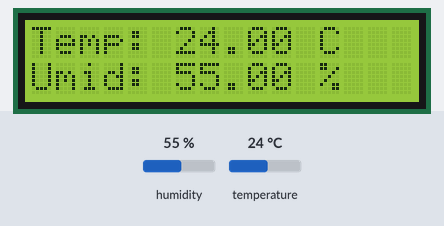
This sketch was run on a simulated Arduino Uno, built with avr-gcc and run on an emulated ATmega328P. Shown: 16×2 character LCD. The test bench sets the inputs (shaded band); at power-on: humidity 55 %, temperature 24 °C.

Above: at 1.2 s.
1.3 s: humidity set to 22 %
At 4.5 s:
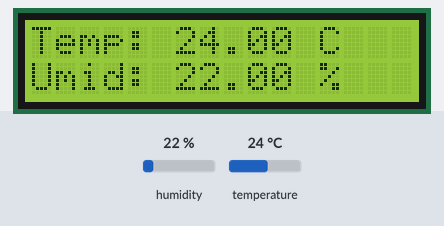
7.7 s: temperature set to 12 °C
At 10.6 s:
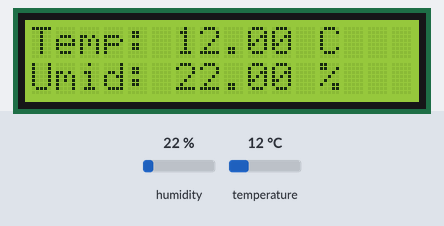
13.7 s: humidity set to 40 %
At 16.6 s:
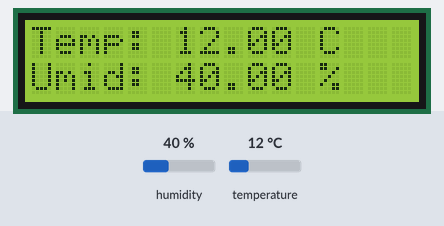
19.8 s: temperature set to 19 °C
At 22.6 s:
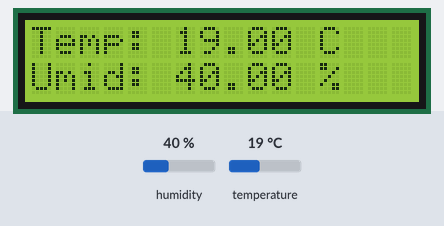
Timing chart, 0 to 24.1 s (numbered marks = the images above; inputs shaded):
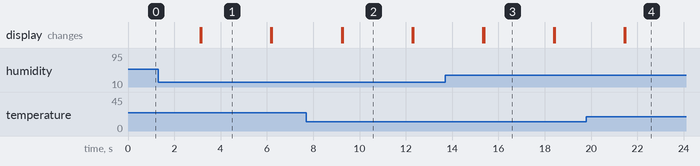

Measured:
- after the input at 1.3 s, the display: first differs from a run without the input after 1.9 s (image 1)
- after the input at 7.7 s, the display: first differs from a run without the input after 1.6 s (image 2)
- after the input at 13.7 s, the display: first differs from a run without the input after 1.7 s (image 3)
- after the input at 19.8 s, the display: first differs from a run without the input after 1.7 s (image 4)
- what the display in image 1 shows lasts 3.0 s, from 3.2 s to 6.2 s

The sketch:

temp.ino
```cpp
#include "dht.h"
#include <Wire.h>
#include <LiquidCrystal_I2C.h>

LiquidCrystal_I2C lcd(0x27,16, 2);

const int pinoDHT11 = A1;

dht DHT;

void setup(){
  lcd.init();
  lcd.backlight();
  Serial.begin(9600);
}

void loop(){
  DHT.read11(pinoDHT11);

  lcd.setCursor(0,0);
  lcd.print("Temp: ");
  lcd.print(DHT.temperature);
  lcd.print(" C");

  lcd.setCursor(0,1);
  lcd.print("Umid: ");
  lcd.print(DHT.humidity);
  lcd.print(" %");

  delay(3000);

  lcd.clear();
}
```
